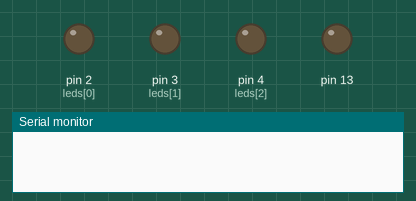
Simulated run of this sketch. Board: Arduino Uno, built with avr-gcc and run on an emulated ATmega328P. On the bench: output pins drawn as LEDs (lit = HIGH), the last lines printed to the serial monitor. Random numbers use the default seed unless the sketch sets one.

Above: at 0.2 s.
At 1.5 s:
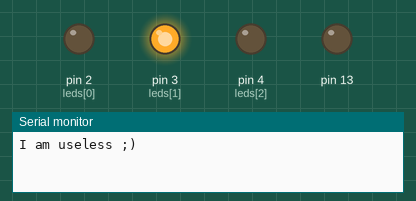
At 9.68 s:
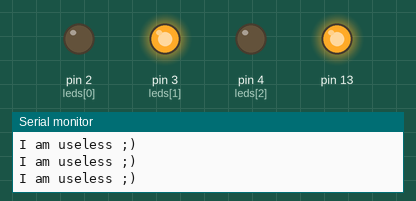
At 19.18 s:
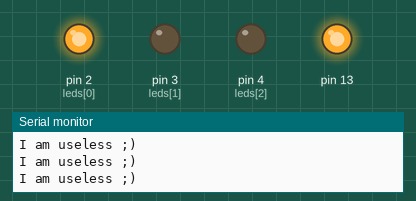
At 28.58 s:
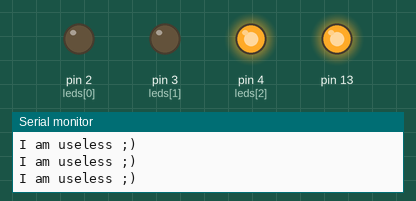
At 39.8 s:
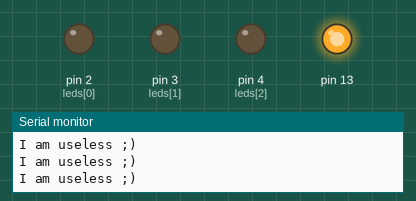
Timing chart, 0 to 40.0 s (numbered marks = the images above):
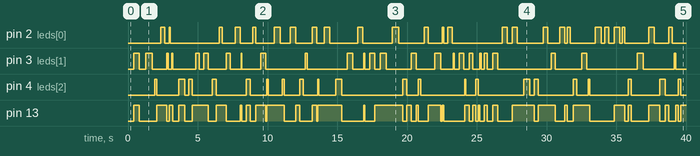

Measured:
- by itself, pin 3 (leds[1]): LOW → HIGH at 0.40 s, → LOW 0.40 s later, → HIGH 0.47 s later, → LOW 0.47 s later, … (52 changes in this stretch)
- by itself, pin 4 (leds[2]): LOW → HIGH at 1.9 s, → LOW 0.16 s later, → HIGH 1.6 s later, → LOW 0.44 s later, … (42 changes in this stretch)
- by itself, pin 13: LOW → HIGH at 0.40 s, → LOW 0.40 s later, → HIGH 1.3 s later, → LOW 0.71 s later, … (67 changes in this stretch)

The sketch:

UselessLEDChaos.ino
```cpp
// (licence header left out)
int leds[] = {2, 3, 4};
int numLEDs = 3;

unsigned long prevMillis = 0;
unsigned long interval = 0;
int currentLED = 0;
bool ledState = LOW;

void setup() {
  Serial.begin(9600);
  for (int i = 0; i < numLEDs; i++) {
    pinMode(leds[i], OUTPUT);
  }
  pinMode(13, OUTPUT);

  // pick initial random victim LED
  currentLED = random(0, numLEDs);
  interval = random(50, 500);
  prevMillis = millis();
}

void loop() {
  unsigned long now = millis();

  // check if it's time to toggle chaos
  if (now - prevMillis >= interval) {
    prevMillis = now;

    // toggle current LED
    ledState = !ledState;
    digitalWrite(leds[currentLED], ledState);

    // built-in LED flips a coin every cycle
    digitalWrite(13, random(0, 2));

    if (!ledState) {
      // if we just turned it off, pick a new random LED + new chaos timing
      currentLED = random(0, numLEDs);
      interval = random(50, 500);
      Serial.println("I am useless ;)");
    }
  }
}
```
